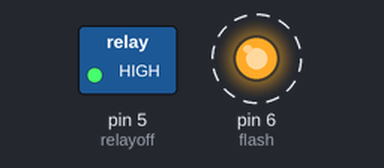
The sketch below on a simulated Arduino Uno, built with avr-gcc and run on an emulated ATmega328P. Shown: switched loads named in the sketch (green lamp = pin HIGH), output pins drawn as LEDs (lit = HIGH). Dashed ring = blinking. What the sketch prints to the serial monitor is not drawn.

Above: at 0.3 s.
Timing chart, 0 to 3.0 s (numbered marks = the images above):
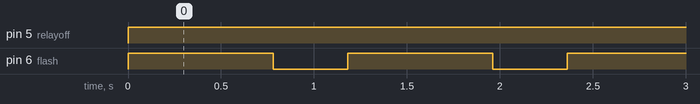

The sketch:

Headlight.ino
```cpp
const int relayoff=5,flash=6;
void setup() {
pinMode(relayoff,OUTPUT);
pinMode(flash,OUTPUT);
Serial.begin(9600);
}

void loop() {
digitalWrite(relayoff,HIGH);
digitalWrite(flash,HIGH);
Serial.println("BLINK");
delay(780);
digitalWrite(flash, LOW);
Serial.println("OFF");
delay(400);
}
```

Measured:
- by itself, pin 5 (relayoff): LOW → HIGH at 0.00 s
- by itself, pin 6 (flash): alternates HIGH for 0.78 s and LOW for 0.40 s
